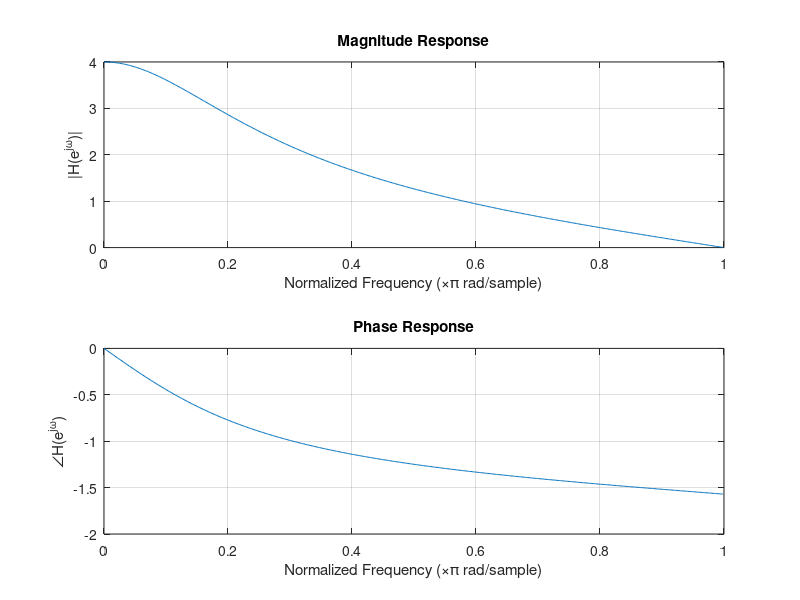

The MATLAB script that drew this image:
% Practical 09 – Frequency Response of Discrete-Time Signal
clc;
clear all;
close all;

% Define transfer function: H(z) = (1 + z^-1) / (1 - 0.5*z^-1)
num = [1 1];       % Numerator coefficients
den = [1 -0.5];    % Denominator coefficients

% Frequency response using freqz
[H, w] = freqz(num, den, 512);  % 512-point frequency vector

% Magnitude and Phase Response
figure;
subplot(2,1,1);
plot(w/pi, abs(H));
title('Magnitude Response');
xlabel('Normalized Frequency (×π rad/sample)');
ylabel('|H(e^{jω})|');
grid on;

subplot(2,1,2);
plot(w/pi, angle(H));
title('Phase Response');
xlabel('Normalized Frequency (×π rad/sample)');
ylabel('∠H(e^{jω})');
grid on;

% Save output
saveas(gcf, 'output_frequency_response.png');
